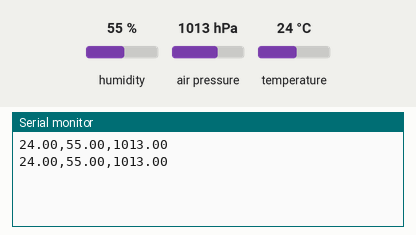
Simulated run of this sketch. Board: Arduino Uno, built with avr-gcc and run on an emulated ATmega328P. Parts: the last lines printed to the serial monitor. The test bench sets the inputs (shaded band); at power-on: humidity 55 %, air pressure 1013 hPa, temperature 24 °C.

Above: at 4.8 s.
4.9 s: humidity set to 22 %
At 6.8 s:
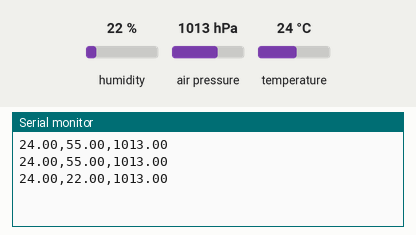
7.9 s: air pressure set to 952 hPa
At 9.5 s:
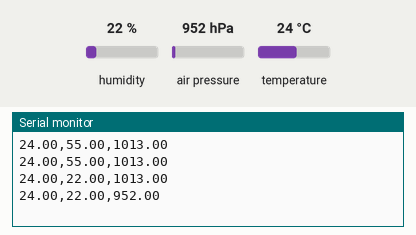
10.9 s: temperature set to 12 °C
At 12.6 s:
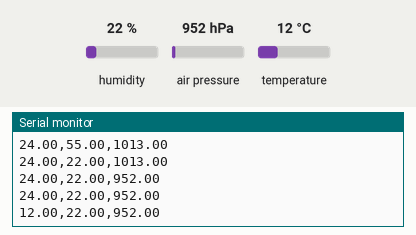
13.9 s: air pressure set to 975 hPa
At 15.3 s:
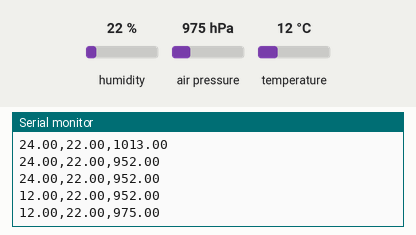
16.9 s: humidity set to 40 %
At 19.5 s:
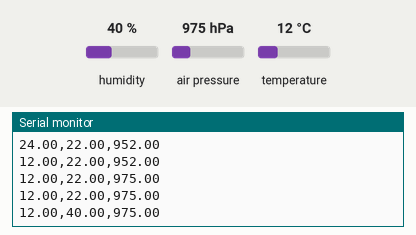
Timing chart, 0 to 20.9 s (numbered marks = the images above; inputs shaded):
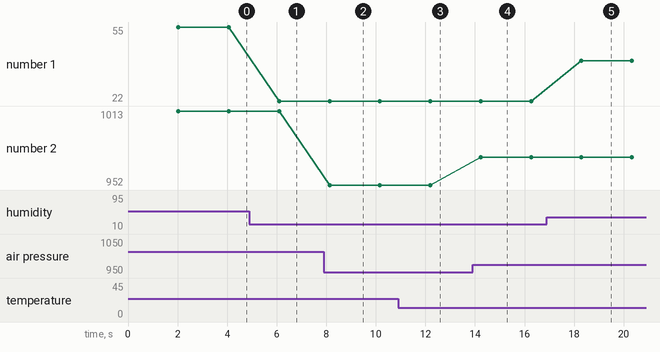

Measured:
- after the input at 4.9 s, the serial monitor: prints a new line after 1.2 s (image 1)
- after the input at 7.9 s, the serial monitor: prints a new line after 0.23 s (image 2)
- after the input at 10.9 s, the serial monitor: prints a new line after 1.3 s (image 3)
- after the input at 13.9 s, the serial monitor: prints a new line after 0.33 s (image 4)
- after the input at 16.9 s, the serial monitor: prints a new line after 1.4 s (image 5)
- plotted number 1: 55 → 22 after the input at 4.9 s, 22 → 40 after the input at 16.9 s
- plotted number 2: 1013 → 952 after the input at 7.9 s, 952 → 975 after the input at 13.9 s

The sketch:

EMA.ino
```cpp
#include <SFE_BMP180.h>
#include "DHT.h"
#include <Wire.h>

#define DHTPIN 2
#define DHTTYPE DHT22
DHT dht(DHTPIN, DHTTYPE);

SFE_BMP180 pressure;
#define ALTITUDE 16.0

void setup() {
    Serial.begin(9600);

    if (!pressure.begin())
      while(1) {
            Serial.println("fail");
      }
}

void loop() {
    char status;
    double T,P,H; // T en C, P en %, H en mBar
    delay(2000);

    H = dht.readHumidity();
    T = dht.readTemperature();

    status = pressure.startPressure(3);
    if (status != 0) {
      delay(status);
      status = pressure.getPressure(P, T);
    }

    Serial.print(T);
    Serial.print(",");
    Serial.print(H);
    Serial.print(",");
    Serial.println(P);
}
```
